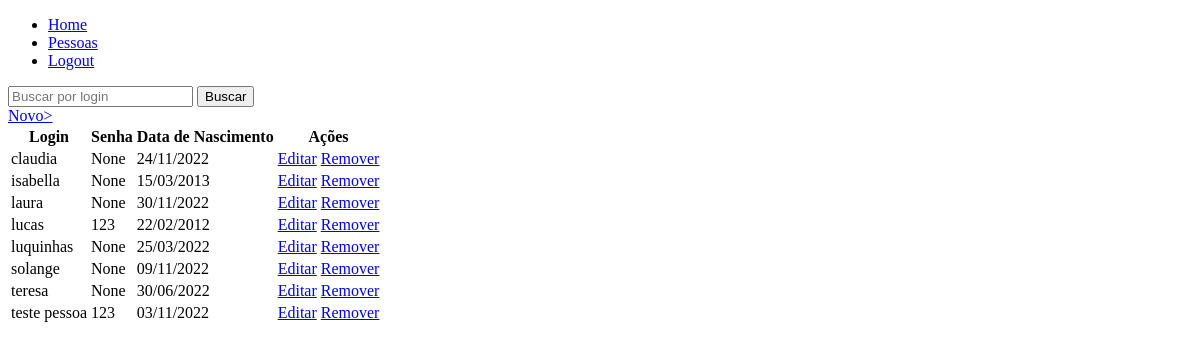
The page /pessoas/ (signed in) on the database as committed earlier.
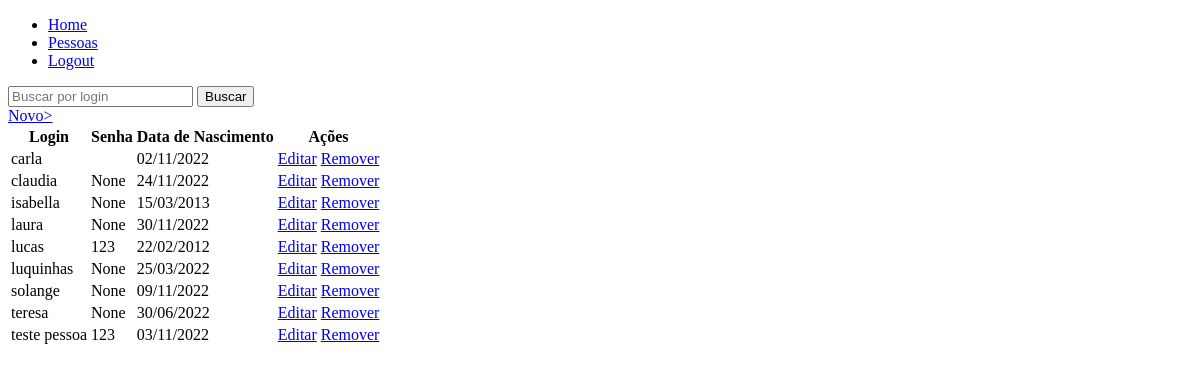
The same page on the database as committed later.
### pessoa/models.py (models this page shows, shortened)
class Pessoa(models.Model):
    login = models.CharField(max_length=20)
    senha = models.CharField(max_length=20, null=False, blank=True,)
    data_nascimento = models.DateField()
    usuario = models.ForeignKey(User, on_delete=models.CASCADE, null=True)

### pessoa/views.py (the view)
# urls.py: path('', login_required(ListaPessoaView.as_view()), name='pessoa.index'),
class ListaPessoaView(ListView):
    model = Pessoa
    queryset = Pessoa.objects.all().order_by('login')
    def get_queryset(self):
        queryset = super().get_queryset()
        queryset = queryset.filter(usuario=self.request.user)
        filtro_login = self.request.GET.get('login') or None
        if filtro_login:
            queryset = queryset.filter(login__contains=filtro_login)
        return queryset

### pessoa/templates/pessoa/pessoa_list.html
{% extends 'main/base.html' %}
{% block content %}
<form method="GET">
    <input type="text" name="login" placeholder="Buscar por login"/>
    <input type="submit" value="Buscar"/>
</form>
<a href="{% url 'pessoa.novo' %}">Novo> </a>
<table>
    <thead>
        <tr>
            <th>Login</th>
            <th>Senha</th>
            <th>Data de Nascimento</th>
            <th>Ações</th>
        </tr>
    </thead>
    <tbody>
        {% for pessoa in object_list %}
        <tr>
            <td>{{ pessoa.login }}</td>
            <td>{{ pessoa.senha }}</td>
            <td>{{ pessoa.data_nascimento|date:"d/m/Y" }}</td>
            <td>
                <a href="{% url 'pessoa.editar' pessoa.pk %}">Editar</a>
                <a href="{% url 'pessoa.remover' pessoa.pk %}">Remover</a>
            </td>
        </tr>
        {% endfor %}
    </tbody>
</table>
{% endblock content %}

Rows that differ between the two databases and show on the page:
added Pessoa: login "carla", data_nascimento "02/11/2022"
